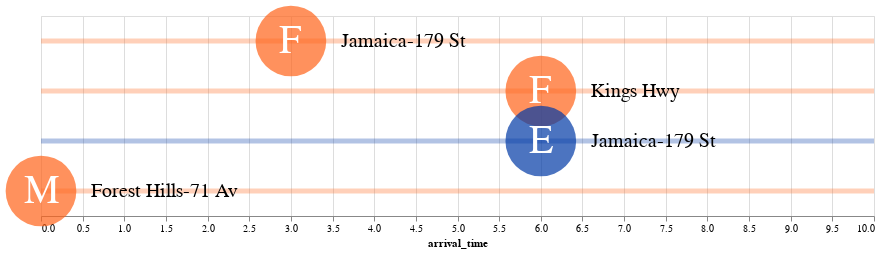

Notebook source saved alongside this figure:
### Code cell
destination_label = alt.Chart(df).mark_text(
    align='left',
    baseline='middle',
    dx=50,
    fontSize=20
).encode(
    x=alt.X("arrival_time:Q", scale=alt.Scale(domain=(0, 10), clamp=True)),
    y=alt.Y('row_number:O', axis=None),
    text='destination:N'
).transform_window(
    row_number='row_number()'
)

line_track+arrival_time+line_label+destination_label

### Figure 1 — Vega-Lite specification as saved in the notebook (floating-point values rounded to 4 significant figures)
{"config": {"view": {"continuousWidth": 300, "continuousHeight": 300}}, "layer": [{"mark": {"type": "rule", "opacity": 0.3, "size": 5}, "encoding": {"color": {"field": "color", "scale": null, "type": "nominal"}, "y": {"axis": null, "field": "row_number", "type": "ordinal"}}, "transform": [{"window": [{"op": "row_number", "field": "", "as": "row_number"}]}, {"lookup": "line", "from": {"data": {"name": "data-5b10a4fa19ed17cb7ded508c40bc33e6"}, "key": "line", "fields": ["color"]}}]}, {"mark": {"type": "circle", "opacity": 0.7, "size": 5000}, "encoding": {"color": {"field": "color", "scale": null, "type": "nominal"}, "x": {"field": "arrival_time", "scale": {"domain": [0, 10]}, "type": "quantitative"}, "y": {"axis": null, "field": "row_number", "type": "ordinal"}}, "transform": [{"window": [{"op": "row_number", "field": "", "as": "row_number"}]}, {"lookup": "line", "from": {"data": {"name": "data-5b10a4fa19ed17cb7ded508c40bc33e6"}, "key": "line", "fields": ["color"]}}]}, {"mark": {"type": "text", "align": "center", "baseline": "middle", "color": "white", "fontSize": 40}, "encoding": {"text": {"field": "line", "type": "nominal"}, "x": {"field": "arrival_time", "scale": {"domain": [0, 10]}, "type": "quantitative"}, "y": {"axis": null, "field": "row_number", "type": "ordinal"}}, "transform": [{"window": [{"op": "row_number", "field": "", "as": "row_number"}]}]}, {"mark": {"type": "text", "align": "left", "baseline": "middle", "dx": 50, "fontSize": 20}, "encoding": {"text": {"field": "destination", "type": "nominal"}, "x": {"field": "arrival_time", "scale": {"clamp": true, "domain": [0, 10]}, "type": "quantitative"}, "y": {"axis": null, "field": "row_number", "type": "ordinal"}}, "transform": [{"window": [{"op": "row_number", "field": "", "as": "row_number"}]}]}], "data": {"name": "data-3c7eeb899971528a8ff30e37d5857687"}, "height": 200, "width": 833, "$schema": "https://vega.github.io/schema/vega-lite/v5.16.3.json", "datasets": {"data-3c7eeb899971528a8ff30e37d5857687": [{"line": "F", "arrival_time": 3, "destination": "Jamaica-179 St"}, {"line": "F", "arrival_time": 6, "destination": "Kings Hwy"}, {"line": "E", "arrival_time": 6, "destination": "Jamaica-179 St"}, {"line": "M", "arrival_time": 0, "destination": "Forest Hills-71 Av"}], "data-5b10a4fa19ed17cb7ded508c40bc33e6": [{"line": "E", "color": "#0039a6"}, {"line": "F", "color": "#ff6319"}, {"line": "M", "color": "#ff6319"}]}}
